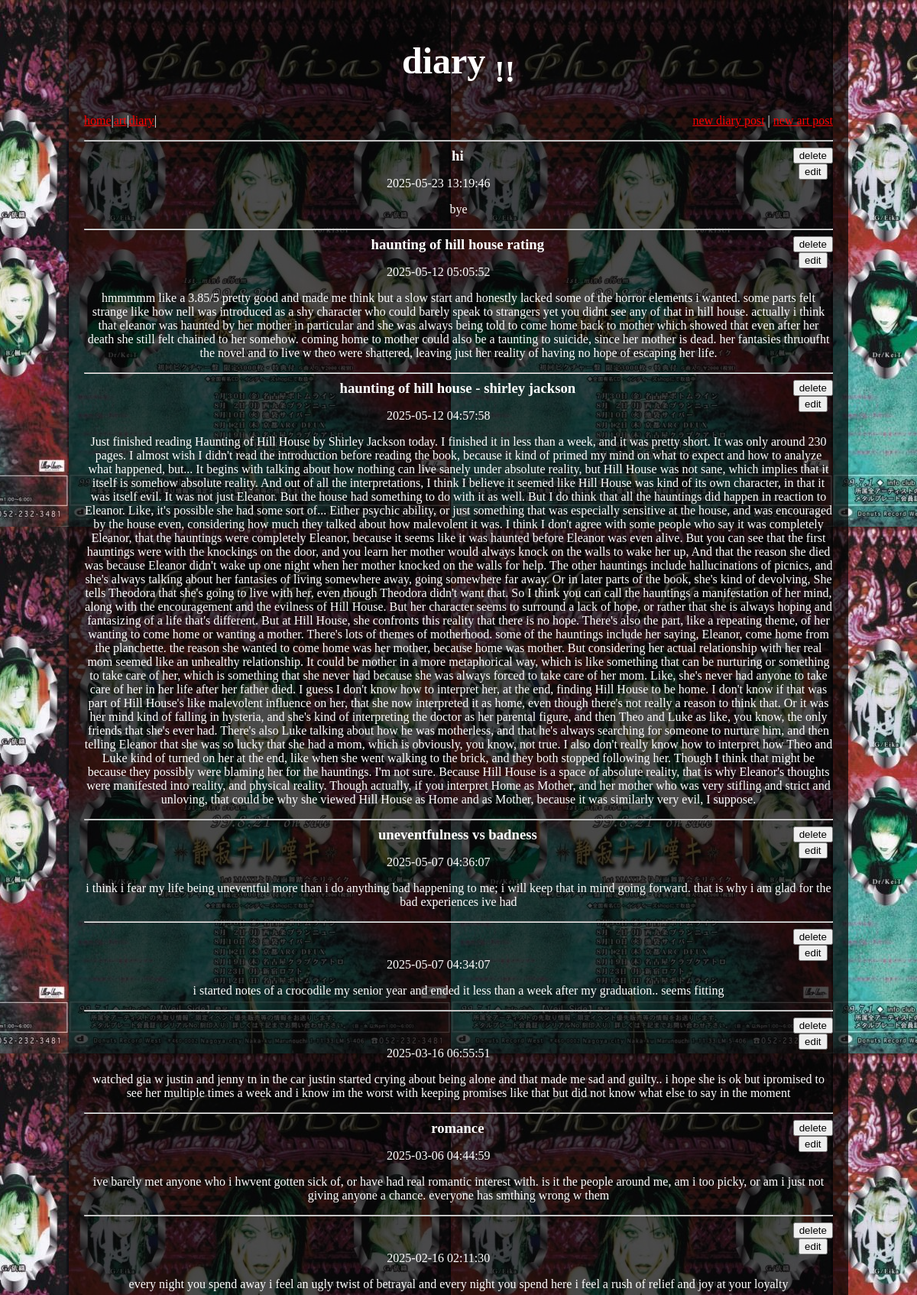
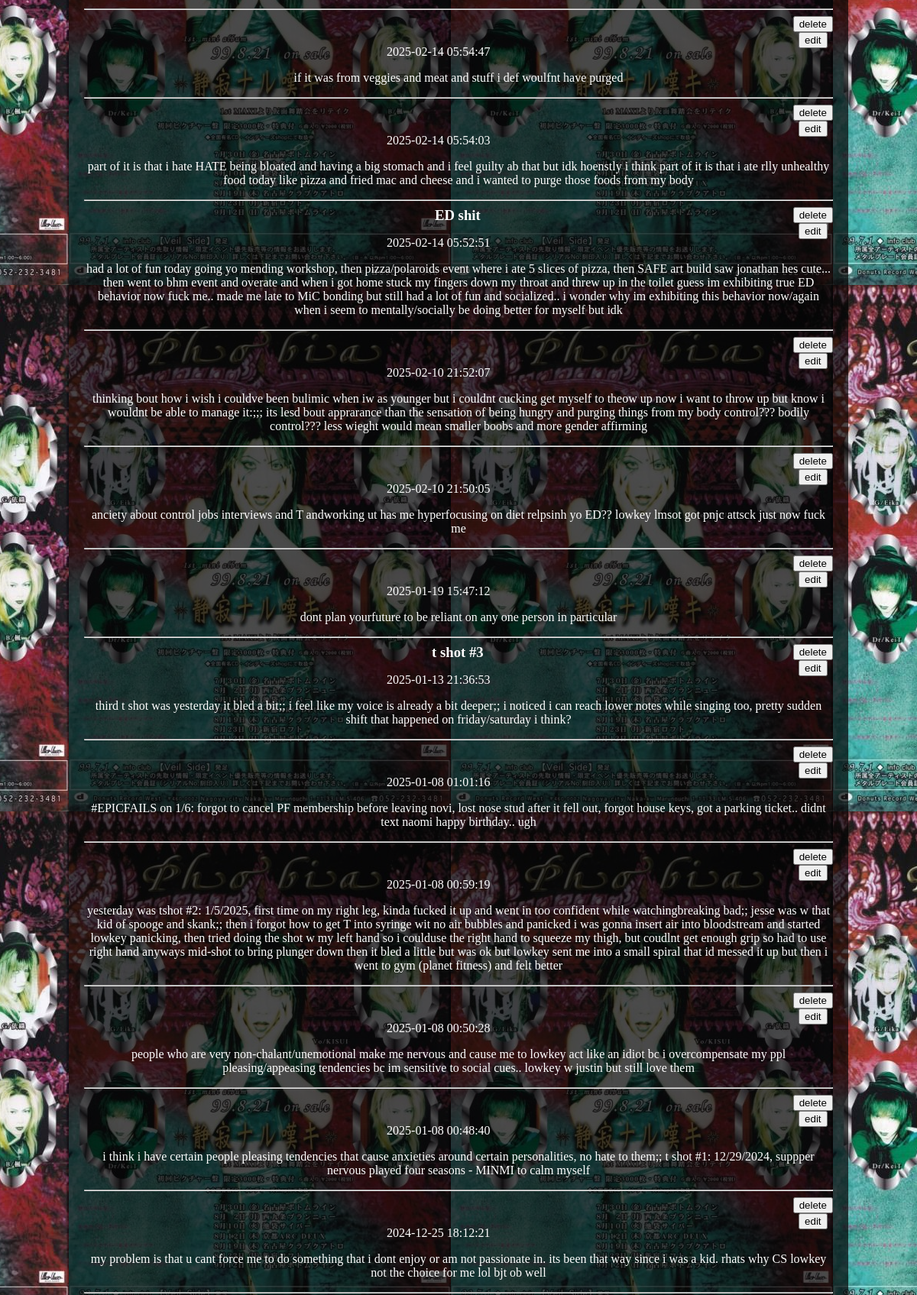
/diary/ (signed in, upper part), run on the app's committed database (2 pictures, top to bottom).
### tables this page shows
CREATE TABLE posts(
    postid INTEGER PRIMARY KEY AUTOINCREMENT NOT NULL,
    title VARCHAR(40) NOT NULL,
    text VARCHAR(4096) NOT NULL, 
    filename VARCHAR(64),
    created DATETIME DEFAULT CURRENT_TIMESTAMP
);

### webdiary.py (the view)
@diary_bp.route('/diary/', methods=['GET'])
def diary():
    if "authenticated" not in session:
        return render_template('diary.html', posts=None, authenticated=False)
    conn = sqlite3.connect('var/webdiary.sqlite3')
    conn.row_factory = sqlite3.Row
    posts = conn.execute('SELECT * FROM posts ORDER BY created DESC').fetchall()
    conn.close()
    return render_template('diary.html', posts=posts, authenticated=True)

### templates/diary.html (shortened to what this page needs)
<!DOCTYPE html>
<html lang="en">
  <head>
    <link rel="stylesheet" href="{{ url_for('static', filename='style.css') }}">
  </head>
  <body>
    <header id="site_header">
      <h1>diary <sub>!!</sub></h1>
      <nav>
        <span>
          <a href="/" class="active">home</a>
        </span>
        <span>|</span>
        <span>
          <a href="/art/">art</a>
        </span>
        <span>|</span>
        <span>
          <a href="/diary/">diary</a>
        </span>
        <span>|</span>
        <div class="align-right">
          <a href="/new-post/">new diary post</a>
          <span>|</span>
          <a href="/new-art/">new art post</a>
        </div>
      </nav>
    </header>
      <div id="diary">
        <p>
          <hr>
          {% if authenticated %}
            <div id="posts">
              {% for post in posts %}
                  <span class="posttitle">{{ post.title }} </span>
                  <span class="buttons">
                    <form action="/diarydelete/" method="post">
                      <input type="submit" value="delete">
                    </form>
                    <form action="/diaryedit/" method="post">
                      <input type="submit" value="edit">
                    </form>
                  </span>
                  <p>{{ post.created }} </p>
                  <p>{{ post.text }}</p>
                  <hr>
              {% endfor %}
            </div>
          {% endif %}
        </p>
      </div>
  </body>
</html>

### static/style.css (style rules this page uses)
html { background-image: url("images/phobia.jpg"); color: #ffffff; margin-left: 7.5%; margin-right: 7.5%; cursor: url("images/alt_skull.webp"), auto; }
body { text-align: center; background-color: rgba(0, 0, 0, 0.7); padding: 20px; box-shadow: 0 4px 8px rgba(0, 0, 0, 0.1); margin: auto; }
body a { color: red; }
#site_header h1 { font-size: 300% }
#site_header nav { display: flex; }
.align-right { margin-left: auto; }
.buttons { float:right }
.posttitle { font-size: 1.17em; font-weight: bold; margin-left: 50px; }

### data on the page
posts: title "hi", created "2025-05-23 13:19:46", text "bye"
posts: title "haunting of hill house rating", created "2025-05-12 05:05:52", text "hmmmmm like a 3.85/5 pretty good and made me think but a slow start and honestly lacked some of the horror elements i wanted. some parts felt strange like how nell was introduced as a shy character who could barely speak to strangers yet you didnt see any of that in hill house. actually i think that eleanor was haunted by her mother in particular and she was always being told to come home back to mother which showed that even after her death she still felt chained to her somehow. coming home to mother could also be a taunting to suicide, since her mother is dead. her fantasies thruoufht the novel and to live w theo were shattered, leaving just her reality of having no hope of escaping her…"
posts: title "haunting of hill house - shirley jackson", created "2025-05-12 04:57:58", text "Just finished reading Haunting of Hill House by Shirley Jackson today. I finished it in less than a week, and it was pretty short. It was only around 230 pages. I almost wish I didn't read the introduction before reading the book, because it kind of primed my mind on what to expect and how to analyze what happened, but... It begins with talking about how nothing can live sanely under absolute reality, but Hill House was not sane, which implies that it itself is somehow absolute reality. And out of all the interpretations, I think I believe it seemed like Hill House was kind of its own character, in that it was itself evil. It was not just Eleanor. But the house had something to do with it…"
posts: title "uneventfulness vs badness", created "2025-05-07 04:36:07", text "i think i fear my life being uneventful more than i do anything bad happening to me; i will keep that in mind going forward. that is why i am glad for the bad experiences ive had"
posts: created "2025-05-07 04:34:07", text "i started notes of a crocodile my senior year and ended it less than a week after my graduation.. seems fitting"
posts: created "2025-03-16 06:55:51", text "watched gia w justin and jenny tn in the car justin started crying about being alone and that made me sad and guilty.. i hope she is ok but ipromised to see her multiple times a week and i know im the worst with keeping promises like that but did not know what else to say in the moment"
posts: title "romance", created "2025-03-06 04:44:59", text "ive barely met anyone who i hwvent gotten sick of, or have had real romantic interest with. is it the people around me, am i too picky, or am i just not giving anyone a chance. everyone has smthing wrong w them"
posts: created "2025-02-16 02:11:30", text "every night you spend away i feel an ugly twist of betrayal and every night you spend here i feel a rush of relief and joy at your loyalty"
posts: created "2025-02-14 05:54:47", text "if it was from veggies and meat and stuff i def woulfnt have purged"
posts: created "2025-02-14 05:54:03", text "part of it is that i hate HATE being bloated and having a big stomach and i feel guilty ab that but idk hoenstly i think part of it is that i ate rlly unhealthy food today like pizza and fried mac and cheese and i wanted to purge those foods from my body"
posts: title "ED shit", created "2025-02-14 05:52:51", text "had a lot of fun today going yo mending workshop, then pizza/polaroids event where i ate 5 slices of pizza, then SAFE art build saw jonathan hes cute... then went to bhm event and overate and when i got home stuck my fingers down my throat and threw up in the toilet guess im exhibiting true ED behavior now fuck me.. made me late to MiC bonding but still had a lot of fun and socialized.. i wonder why im exhibiting this behavior now/again when i seem to mentally/socially be doing better for myself but idk"
posts: created "2025-02-10 21:52:07", text "thinking bout how i wish i couldve been bulimic when iw as younger but i couldnt cucking get myself to theow up now i want to throw up but know i wouldnt be able to manage it:;;; its lesd bout apprarance than the sensation of being hungry and purging things from my body control??? bodily control??? less wieght would mean smaller boobs and more gender affirming"
posts: created "2025-02-10 21:50:05", text "anciety about control jobs interviews and T andworking ut has me hyperfocusing on diet relpsinh yo ED?? lowkey lmsot got pnjc attsck just now fuck me"
posts: created "2025-01-19 15:47:12", text "dont plan yourfuture to be reliant on any one person in particular"
posts: title "t shot #3", created "2025-01-13 21:36:53", text "third t shot was yesterday it bled a bit;; i feel like my voice is already a bit deeper;; i noticed i can reach lower notes while singing too, pretty sudden shift that happened on friday/saturday i think?"
posts: created "2025-01-08 01:01:16", text "#EPICFAILS on 1/6: forgot to cancel PF membership before leaving novi, lost nose stud after it fell out, forgot house keys, got a parking ticket.. didnt text naomi happy birthday.. ugh"
posts: created "2025-01-08 00:59:19", text "yesterday was tshot #2: 1/5/2025, first time on my right leg, kinda fucked it up and went in too confident while watchingbreaking bad;; jesse was w that kid of spooge and skank;; then i forgot how to get T into syringe wit no air bubbles and panicked i was gonna insert air into bloodstream and started lowkey panicking, then tried doing the shot w my left hand so i coulduse the right hand to squeeze my thigh, but coudlnt get enough grip so had to use right hand anyways mid-shot to bring plunger down then it bled a little but was ok but lowkey sent me into a small spiral that id messed it up but then i went to gym (planet fitness) and felt better"
posts: created "2025-01-08 00:50:28", text "people who are very non-chalant/unemotional make me nervous and cause me to lowkey act like an idiot bc i overcompensate my ppl pleasing/appeasing tendencies bc im sensitive to social cues.. lowkey w justin but still love them"
posts: created "2025-01-08 00:48:40", text "i think i have certain people pleasing tendencies that cause anxieties around certain personalities, no hate to them;; t shot #1: 12/29/2024, suppper nervous played four seasons - MINMI to calm myself"
posts: created "2024-12-25 18:12:21", text "my problem is that u cant force me to do something that i dont enjoy or am not passionate in. its been that way since i was a kid. rhats why CS lowkey not the choice for me lol bjt ob well"
